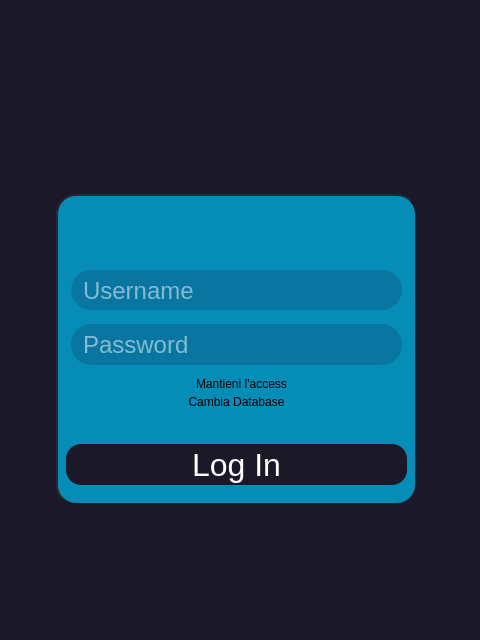
<?xml version="1.0" encoding="UTF-8"?>
<ui version="4.0">
 <class>LoginWindow</class>
 <widget class="QMainWindow" name="LoginWindow">
  <property name="windowModality">
   <enum>Qt::WindowModal</enum>
  </property>
  <property name="enabled">
   <bool>true</bool>
  </property>
  <property name="geometry">
   <rect>
    <x>0</x>
    <y>0</y>
    <width>480</width>
    <height>640</height>
   </rect>
  </property>
  <property name="sizePolicy">
   <sizepolicy hsizetype="Fixed" vsizetype="Fixed">
    <horstretch>0</horstretch>
    <verstretch>0</verstretch>
   </sizepolicy>
  </property>
  <property name="minimumSize">
   <size>
    <width>480</width>
    <height>640</height>
   </size>
  </property>
  <property name="maximumSize">
   <size>
    <width>480</width>
    <height>640</height>
   </size>
  </property>
  <property name="windowTitle">
   <string>Login</string>
  </property>
  <property name="windowIcon">
   <iconset>
    <normaloff>../img/Babelib.icns</normaloff>../img/Babelib.icns</iconset>
  </property>
  <property name="whatsThis">
   <string>&lt;html&gt;&lt;head/&gt;&lt;body&gt;&lt;p&gt;&lt;img src=&quot;:/Libreria/background.pdf&quot;/&gt;&lt;/p&gt;&lt;/body&gt;&lt;/html&gt;</string>
  </property>
  <property name="autoFillBackground">
   <bool>false</bool>
  </property>
  <property name="styleSheet">
   <string notr="true"/>
  </property>
  <widget class="QWidget" name="centralwidget">
   <widget class="QFrame" name="frame">
    <property name="geometry">
     <rect>
      <x>56</x>
      <y>194</y>
      <width>361</width>
      <height>311</height>
     </rect>
    </property>
    <property name="styleSheet">
     <string notr="true">background-color:rgb(0, 166, 214, 210) ;
border-radius: 20px;
border-style: outset;
border-width: 2px;
border-color:rgb(27,25,39);</string>
    </property>
    <property name="frameShape">
     <enum>QFrame::StyledPanel</enum>
    </property>
    <property name="frameShadow">
     <enum>QFrame::Raised</enum>
    </property>
    <widget class="QLineEdit" name="usernameField">
     <property name="geometry">
      <rect>
       <x>15</x>
       <y>76</y>
       <width>331</width>
       <height>40</height>
      </rect>
     </property>
     <property name="styleSheet">
      <string notr="true">font-size:18pt; 
background-color:rgba(23, 28, 78, 50);
color:rgb(255, 255, 255);
font: 16pt &quot;Source Code Pro for Powerline&quot;;
border:none;
padding: 10px;
</string>
     </property>
     <property name="placeholderText">
      <string notr="true">Username</string>
     </property>
    </widget>
    <widget class="QLineEdit" name="passwordField">
     <property name="geometry">
      <rect>
       <x>15</x>
       <y>130</y>
       <width>331</width>
       <height>41</height>
      </rect>
     </property>
     <property name="styleSheet">
      <string notr="true">font-size:18pt; 
background-color:rgba(23, 28, 78, 50);
color:rgb(255, 255, 255);
font: 16pt &quot;Source Code Pro for Powerline&quot;;
border:none;
padding: 10px;
</string>
     </property>
     <property name="echoMode">
      <enum>QLineEdit::Password</enum>
     </property>
     <property name="placeholderText">
      <string>Password</string>
     </property>
    </widget>
    <widget class="QPushButton" name="loginButton">
     <property name="geometry">
      <rect>
       <x>10</x>
       <y>250</y>
       <width>341</width>
       <height>41</height>
      </rect>
     </property>
     <property name="autoFillBackground">
      <bool>false</bool>
     </property>
     <property name="styleSheet">
      <string notr="true">font-size:24pt;
background-color: rgb(27, 25, 39);
color:rgb(255, 255, 255);
font: 22pt &quot;Source Code Pro for Powerline&quot;;
border-radius:15px;
border: none
</string>
     </property>
     <property name="text">
      <string>Log In</string>
     </property>
     <property name="checkable">
      <bool>true</bool>
     </property>
     <property name="checked">
      <bool>false</bool>
     </property>
     <property name="default">
      <bool>true</bool>
     </property>
     <property name="flat">
      <bool>true</bool>
     </property>
    </widget>
    <widget class="QLabel" name="errorLabel">
     <property name="geometry">
      <rect>
       <x>0</x>
       <y>230</y>
       <width>361</width>
       <height>21</height>
      </rect>
     </property>
     <property name="styleSheet">
      <string notr="true">color:red;
border:none;
background-color:transparent;</string>
     </property>
     <property name="text">
      <string/>
     </property>
    </widget>
    <widget class="QCheckBox" name="remember_box">
     <property name="geometry">
      <rect>
       <x>120</x>
       <y>180</y>
       <width>111</width>
       <height>20</height>
      </rect>
     </property>
     <property name="layoutDirection">
      <enum>Qt::LeftToRight</enum>
     </property>
     <property name="autoFillBackground">
      <bool>false</bool>
     </property>
     <property name="styleSheet">
      <string notr="true">background-color:transparent;
border:none;
</string>
     </property>
     <property name="text">
      <string>Mantieni l'accesso</string>
     </property>
    </widget>
    <widget class="QLabel" name="changeDbLabel">
     <property name="geometry">
      <rect>
       <x>130</x>
       <y>200</y>
       <width>101</width>
       <height>16</height>
      </rect>
     </property>
     <property name="styleSheet">
      <string notr="true">border: none;
background-color: transparent;</string>
     </property>
     <property name="text">
      <string>Cambia Database</string>
     </property>
     <property name="alignment">
      <set>Qt::AlignCenter</set>
     </property>
    </widget>
    <zorder>usernameField</zorder>
    <zorder>passwordField</zorder>
    <zorder>loginButton</zorder>
    <zorder>remember_box</zorder>
    <zorder>changeDbLabel</zorder>
    <zorder>errorLabel</zorder>
   </widget>
   <widget class="QLabel" name="background">
    <property name="geometry">
     <rect>
      <x>-20</x>
      <y>-10</y>
      <width>871</width>
      <height>651</height>
     </rect>
    </property>
    <property name="styleSheet">
     <string notr="true">background-color:rgb(27,25,39);</string>
    </property>
    <property name="text">
     <string/>
    </property>
    <property name="textFormat">
     <enum>Qt::RichText</enum>
    </property>
    <property name="pixmap">
     <pixmap>img/remix.png</pixmap>
    </property>
    <property name="scaledContents">
     <bool>true</bool>
    </property>
   </widget>
   <widget class="QLabel" name="icon">
    <property name="geometry">
     <rect>
      <x>160</x>
      <y>120</y>
      <width>151</width>
      <height>151</height>
     </rect>
    </property>
    <property name="styleSheet">
     <string notr="true"/>
    </property>
    <property name="frameShape">
     <enum>QFrame::NoFrame</enum>
    </property>
    <property name="frameShadow">
     <enum>QFrame::Plain</enum>
    </property>
    <property name="lineWidth">
     <number>0</number>
    </property>
    <property name="text">
     <string/>
    </property>
    <property name="pixmap">
     <pixmap>img/Babelib-removebg-preview.png</pixmap>
    </property>
    <property name="scaledContents">
     <bool>true</bool>
    </property>
   </widget>
   <zorder>background</zorder>
   <zorder>frame</zorder>
   <zorder>icon</zorder>
  </widget>
 </widget>
 <resources/>
 <connections/>
</ui>
